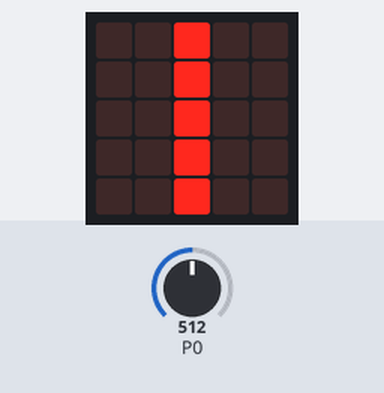
Simulated run of this program. Board: BBC micro:bit running MicroPython. On the bench: the board's 5×5 LED display. The test bench sets the inputs (shaded band); at power-on: P0 = 512 (analog values on the 0–1023 scale).

Above: at 1.2 s.
1.3 s: P0 set to 716
At 2.6 s:
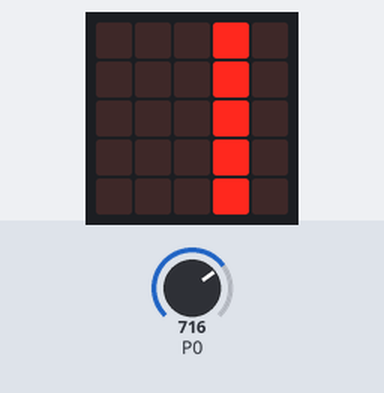
2.9 s: P0 set to 900
At 4.1 s:
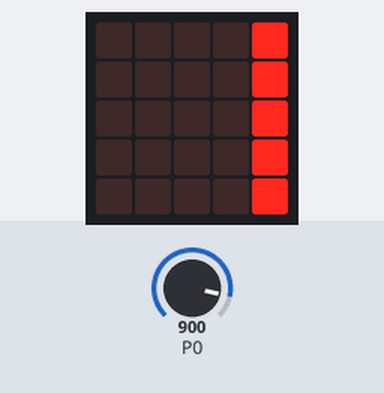
4.5 s: P0 set to 306
At 5.4 s:
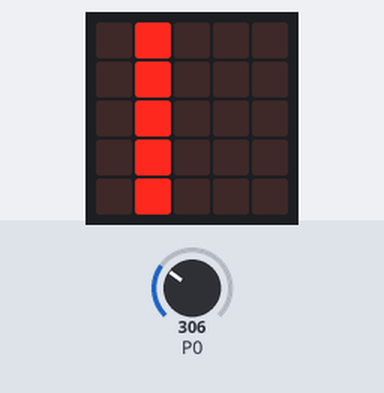
6.1 s: P0 set to 122
At 6.7 s:
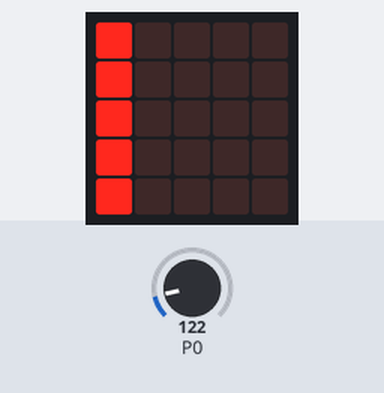
7.7 s: P0 set to 511
At 9.0 s:
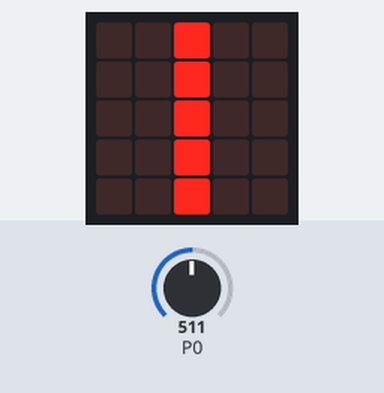
9.3 s: P0 set to 0
At 10.5 s:
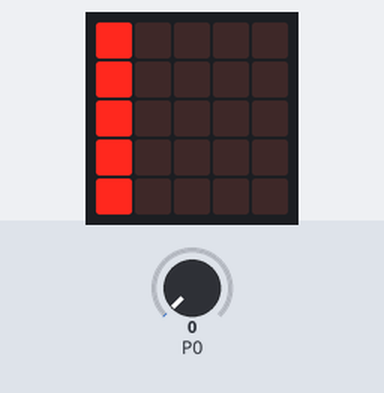
Timing chart, 0 to 11.9 s (numbered marks = the images above; inputs shaded):
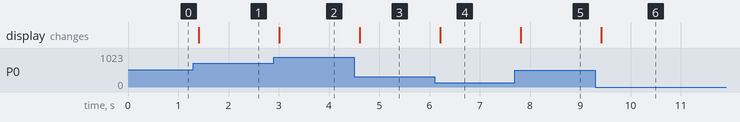

The program:

Knob.py
```python
from microbit import *
while True:
    reading = pin0.read_analog() / 204
    if reading > 4.0:
        pos = 4
    elif reading > 3.0:
        pos = 3
    elif reading > 2.0:
        pos = 2
    elif reading > 1.0:
        pos = 1
    else:
        pos = 0
    column = ['0' for i in range(5)]
    column[pos] = '9'
    img = ((''.join(column)+':')*5)[0:-1]
    img = Image(img)
    display.show(img)
    sleep(200)
```

Measured:
- after the input at 1.3 s, the display: changes after 0.10 s (image 1)
- after the input at 2.9 s, the display: changes after 0.11 s (image 2)
- after the input at 4.5 s, the display: changes after 0.11 s (image 3)
- after the input at 6.1 s, the display: changes after 0.11 s (image 4)
- after the input at 7.7 s, the display: changes after 0.11 s (image 5)
- after the input at 9.3 s, the display: changes after 0.12 s (image 6)
